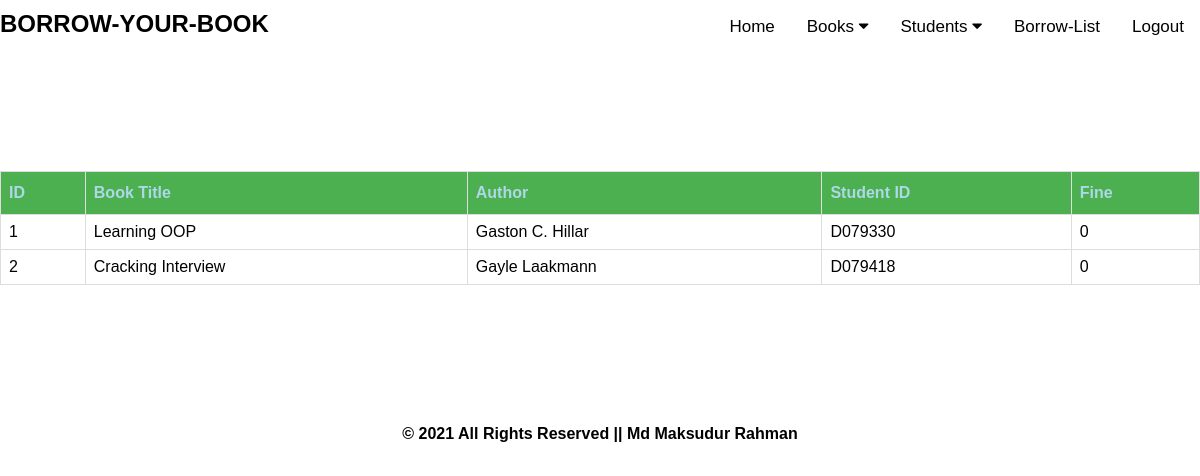
/borrow, run on the app's committed database.
### tables this page shows
CREATE TABLE "borrow" (
	"id"	INTEGER NOT NULL,
	"title"	TEXT(20) NOT NULL,
	"author"	TEXT(50) NOT NULL,
	"s_id"	TEXT(10) NOT NULL,
	"fine"	INTEGER NOT NULL,
	"borrow_date"	DATE NOT NULL,
	PRIMARY KEY("id" AUTOINCREMENT),
	FOREIGN KEY("title") REFERENCES "book"("title"),
	FOREIGN KEY("s_id") REFERENCES "students"("matricno"),
	FOREIGN KEY("author") REFERENCES "author"("name")
);

### controller.py (the view)
@app.route('/borrow')
def bborrow():
    rows=borrow()
    return render_template('borrow_list.html',rows=rows)

### model.py (called while the page is built)
def borrow():
 with sql.connect(connect_db) as db:
    qry = 'select * from borrow'
    result=db.execute(qry)
    return(result)

### templates/borrow_list.html
{% extends "base.html" %}
{% block content %}
<table id="table">
<tr>
<th>ID</th>
<th>Book Title</th>
<th>Author</th>
<th>Student ID</th>
<th>Fine</th>
</tr>
{% for row in rows %}
 <tr>
   <td>{{row[0]}}</td>
   <td>{{row[1]}}</td>
   <td>{{row[2]}}</td>
   <td>{{row[3]}}</td>
   <td>{{row[4]}}</td>
 </tr>
{% endfor %}
</table>
{% endblock %}

### static/css/style.css (style rules this page uses)
* { margin: 0; padding: 0; font-family: sans-serif; }
body { margin:0;font-family:Arial }

### static/css/tstyle.css (style rules this page uses)
#table { margin-top: 10%; font-family: Arial, Helvetica, sans-serif; border-collapse: collapse; width: 100%; }
#table td, #table th { border: 1px solid #ddd; padding: 8px; }
#table th { padding-top: 12px; padding-bottom: 12px; text-align: left; background-color: #4CAF50; color: lightblue; }

### data on the page
borrow: id "1", title "Learning OOP", author "Gaston C. Hillar", s "D079330", fine "0"
borrow: id "2", title "Cracking Interview", author "Gayle Laakmann", s "D079418", fine "0"
